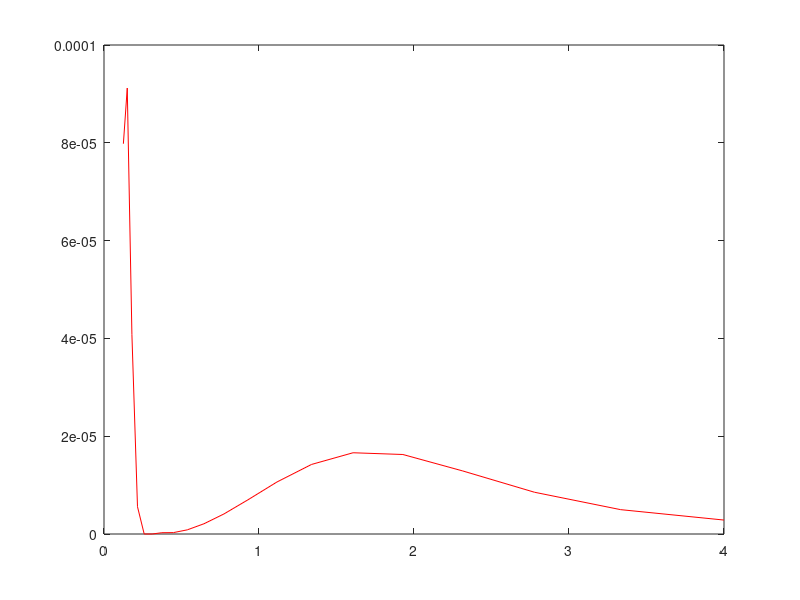

Here is the MATLAB script that generated this plot:
% crn.m



scales = [4,3.333048025594178,2.7773022852293128,2.3142204745654396,1.9283519958849902,1.6068224531337647,1.3389041012244722,1.1156579177615438,0.9296353550084063,0.774629821133328,0.6454695989737024,0.5378452931100912,0.4481660480689279,0.37343974041362143,0.3111731473660059,0.259288761111548,0.21605547332040143,0.18003081719234487,0.15001283994726292,0.125];
scores = [0.000002852595806616855,0.0000049808832121452675,0.000008540458166840916,0.000012897172976029424,0.00001625865934825728,0.00001661477341977352,0.000014225199915999835,0.000010633262066191222,0.000007010403785189632,0.0000041143885889985295,0.000002101068733681196,8.552420999375521e-7,2.861745178135932e-7,2.657840071023023e-7,0,0,0.000005576252620542668,0.00004077160963270678,0.00009119872702902738,0.00007980946585455782];

hold off;
plot(scales,scores,'r-');


%hold off;
%plot(scalesA,scoresA,'r-');
%hold on;
%plot(scalesB,scoresB,'b-');


